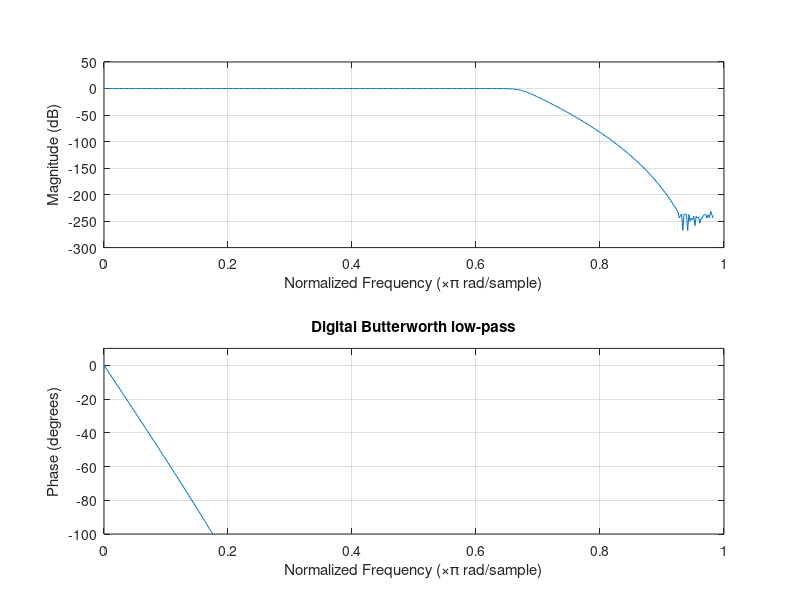

MATLAB code to generate this figure:
%butterworth magnitude and phase response
 clc;
clear all;
fs    = 50000;
 Npts  = fs / 2;
 fpass = 16000;
 fstop = 20000;
 Rpass = 0.1;
 Rstop = 80;
 Wpass = 2 / fs * fpass;
 Wstop = 2 / fs * fstop;
 [n, Wn_p] = buttord (Wpass, Wstop, Rpass, Rstop)
 [b, a] = butter (n, Wn_p);
 W = linspace(0,2*pi*50000,1000000); % linear frequency range for plotting
 f = (1/(2*pi))*W;
 freqz(b,a)
 ylim([ -100, 10]);
 title ("Digital Butterworth low-pass");
